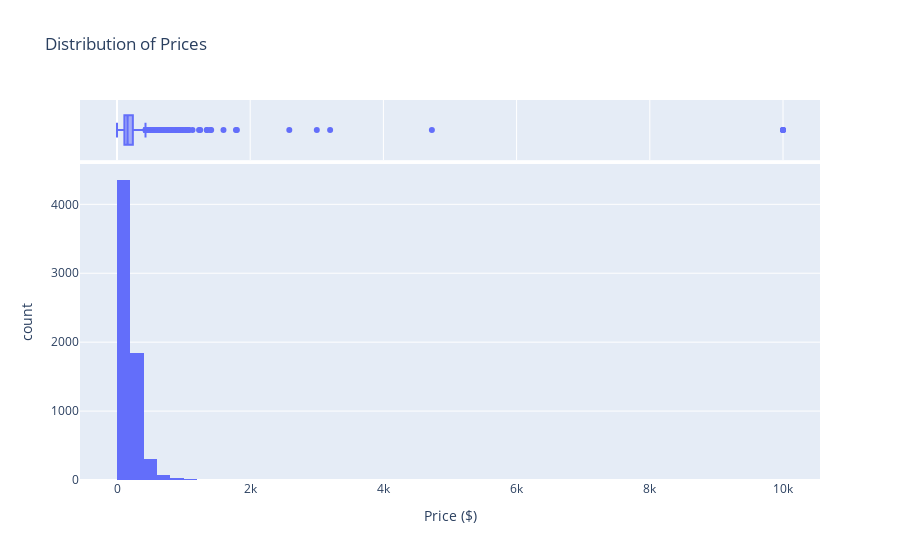
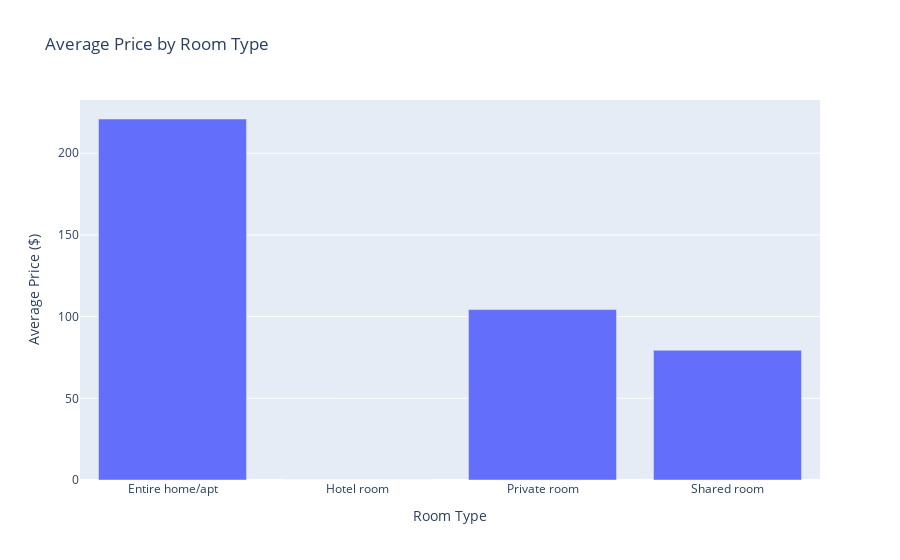
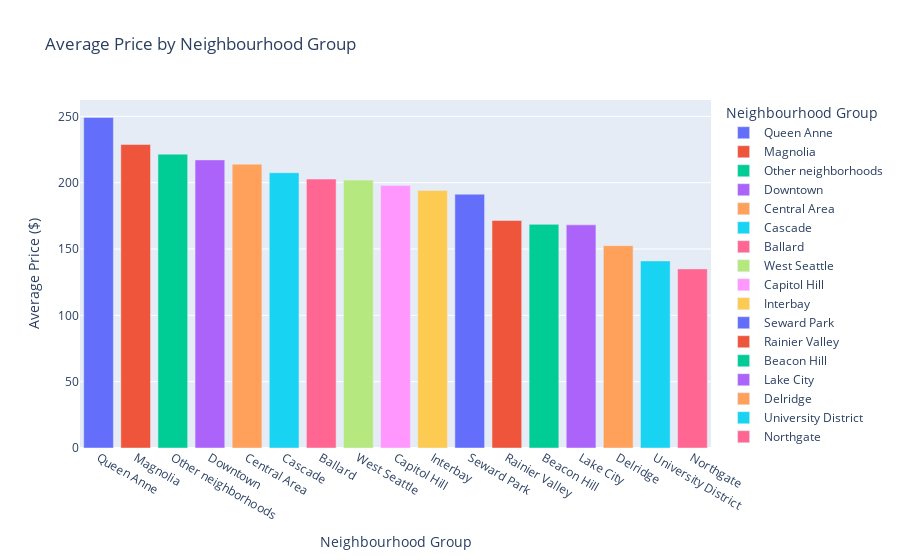

Write notebook code for charts like these, in order.
### Code cell
import plotly.express as px
import pandas as pd
import os

# Ensure the "plot" folder exists or create it
if not os.path.exists("plot"):
    os.mkdir("plot")

# Load the dataset
df_listings = pd.read_csv("../backend/listings.csv")

# Distribution of prices across all listings
fig1 = px.histogram(df_listings, x="price", title="Distribution of Prices", nbins=100,
                    labels={"price": "Price ($)"}, marginal="box")
fig1.write_html("plot/price_distribution.html")

# Average price by room type
fig2 = px.bar(df_listings.groupby("room_type")["price"].mean().reset_index(),
              x="room_type", y="price", title="Average Price by Room Type",
              labels={"room_type": "Room Type", "price": "Average Price ($)"})
fig2.write_html("plot/avg_price_room_type.html")

# Average price by neighbourhood group
fig3 = px.bar(df_listings.groupby("neighbourhood_group")["price"].mean().sort_values(ascending=False).reset_index(),
              x="neighbourhood_group", y="price", title="Average Price by Neighbourhood Group",
              labels={"neighbourhood_group": "Neighbourhood Group",
                      "price": "Average Price ($)"},
              color="neighbourhood_group")
fig3.write_html("plot/avg_price_neighbourhood.html")

# Show the figures
fig1.show()
fig2.show()
fig3.show()

### Figure 1 — Plotly figure (JSON) as saved in the notebook; plotly's stock layout.template omitted (floating-point values rounded to 4 significant figures; data arrays with more than 128 entries replaced by an {"elided": "..."} marker saying what was removed)
{"data": [{"alignmentgroup": "True", "bingroup": "x", "hovertemplate": "Price ($)=%{x}<br>count=%{y}<extra></extra>", "legendgroup": "", "marker": {"color": "#636efa", "pattern": {"shape": ""}}, "name": "", "nbinsx": 100, "offsetgroup": "", "orientation": "v", "showlegend": false, "type": "histogram", "x": {"elided": "6636 int values"}, "xaxis": "x", "yaxis": "y"}, {"alignmentgroup": "True", "hovertemplate": "Price ($)=%{x}<extra></extra>", "legendgroup": "", "marker": {"color": "#636efa"}, "name": "", "notched": true, "offsetgroup": "", "showlegend": false, "type": "box", "x": {"elided": "6636 int values"}, "xaxis": "x2", "yaxis": "y2"}], "layout": {"barmode": "relative", "legend": {"tracegroupgap": 0}, "title": {"text": "Distribution of Prices"}, "xaxis": {"anchor": "y", "domain": [0, 1], "title": {"text": "Price ($)"}}, "xaxis2": {"anchor": "y2", "domain": [0, 1], "matches": "x", "showgrid": true, "showticklabels": false}, "yaxis": {"anchor": "x", "domain": [0, 0.8316], "title": {"text": "count"}}, "yaxis2": {"anchor": "x2", "domain": [0.8416, 1], "matches": "y2", "showgrid": false, "showline": false, "showticklabels": false, "ticks": ""}}}

### Figure 2 — Plotly figure (JSON) as saved in the notebook; plotly's stock layout.template omitted (floating-point values rounded to 4 significant figures)
{"data": [{"alignmentgroup": "True", "hovertemplate": "Room Type=%{x}<br>Average Price ($)=%{y}<extra></extra>", "legendgroup": "", "marker": {"color": "#636efa", "pattern": {"shape": ""}}, "name": "", "offsetgroup": "", "orientation": "v", "showlegend": false, "textposition": "auto", "type": "bar", "x": ["Entire home/apt", "Hotel room", "Private room", "Shared room"], "xaxis": "x", "y": [220.9, 0, 104.3, 79.41], "yaxis": "y"}], "layout": {"barmode": "relative", "legend": {"tracegroupgap": 0}, "title": {"text": "Average Price by Room Type"}, "xaxis": {"anchor": "y", "domain": [0, 1], "title": {"text": "Room Type"}}, "yaxis": {"anchor": "x", "domain": [0, 1], "title": {"text": "Average Price ($)"}}}}

### Figure 3 — Plotly figure (JSON) as saved in the notebook; plotly's stock layout.template omitted (floating-point values rounded to 4 significant figures)
{"data": [{"alignmentgroup": "True", "hovertemplate": "Neighbourhood Group=%{x}<br>Average Price ($)=%{y}<extra></extra>", "legendgroup": "Queen Anne", "marker": {"color": "#636efa", "pattern": {"shape": ""}}, "name": "Queen Anne", "offsetgroup": "Queen Anne", "orientation": "v", "showlegend": true, "textposition": "auto", "type": "bar", "x": ["Queen Anne"], "xaxis": "x", "y": [249.2], "yaxis": "y"}, {"alignmentgroup": "True", "hovertemplate": "Neighbourhood Group=%{x}<br>Average Price ($)=%{y}<extra></extra>", "legendgroup": "Magnolia", "marker": {"color": "#EF553B", "pattern": {"shape": ""}}, "name": "Magnolia", "offsetgroup": "Magnolia", "orientation": "v", "showlegend": true, "textposition": "auto", "type": "bar", "x": ["Magnolia"], "xaxis": "x", "y": [228.8], "yaxis": "y"}, {"alignmentgroup": "True", "hovertemplate": "Neighbourhood Group=%{x}<br>Average Price ($)=%{y}<extra></extra>", "legendgroup": "Other neighborhoods", "marker": {"color": "#00cc96", "pattern": {"shape": ""}}, "name": "Other neighborhoods", "offsetgroup": "Other neighborhoods", "orientation": "v", "showlegend": true, "textposition": "auto", "type": "bar", "x": ["Other neighborhoods"], "xaxis": "x", "y": [221.5], "yaxis": "y"}, {"alignmentgroup": "True", "hovertemplate": "Neighbourhood Group=%{x}<br>Average Price ($)=%{y}<extra></extra>", "legendgroup": "Downtown", "marker": {"color": "#ab63fa", "pattern": {"shape": ""}}, "name": "Downtown", "offsetgroup": "Downtown", "orientation": "v", "showlegend": true, "textposition": "auto", "type": "bar", "x": ["Downtown"], "xaxis": "x", "y": [217.2], "yaxis": "y"}, {"alignmentgroup": "True", "hovertemplate": "Neighbourhood Group=%{x}<br>Average Price ($)=%{y}<extra></extra>", "legendgroup": "Central Area", "marker": {"color": "#FFA15A", "pattern": {"shape": ""}}, "name": "Central Area", "offsetgroup": "Central Area", "orientation": "v", "showlegend": true, "textposition": "auto", "type": "bar", "x": ["Central Area"], "xaxis": "x", "y": [214.0], "yaxis": "y"}, {"alignmentgroup": "True", "hovertemplate": "Neighbourhood Group=%{x}<br>Average Price ($)=%{y}<extra></extra>", "legendgroup": "Cascade", "marker": {"color": "#19d3f3", "pattern": {"shape": ""}}, "name": "Cascade", "offsetgroup": "Cascade", "orientation": "v", "showlegend": true, "textposition": "auto", "type": "bar", "x": ["Cascade"], "xaxis": "x", "y": [207.5], "yaxis": "y"}, {"alignmentgroup": "True", "hovertemplate": "Neighbourhood Group=%{x}<br>Average Price ($)=%{y}<extra></extra>", "legendgroup": "Ballard", "marker": {"color": "#FF6692", "pattern": {"shape": ""}}, "name": "Ballard", "offsetgroup": "Ballard", "orientation": "v", "showlegend": true, "textposition": "auto", "type": "bar", "x": ["Ballard"], "xaxis": "x", "y": [202.7], "yaxis": "y"}, {"alignmentgroup": "True", "hovertemplate": "Neighbourhood Group=%{x}<br>Average Price ($)=%{y}<extra></extra>", "legendgroup": "West Seattle", "marker": {"color": "#B6E880", "pattern": {"shape": ""}}, "name": "West Seattle", "offsetgroup": "West Seattle", "orientation": "v", "showlegend": true, "textposition": "auto", "type": "bar", "x": ["West Seattle"], "xaxis": "x", "y": [201.9], "yaxis": "y"}, {"alignmentgroup": "True", "hovertemplate": "Neighbourhood Group=%{x}<br>Average Price ($)=%{y}<extra></extra>", "legendgroup": "Capitol Hill", "marker": {"color": "#FF97FF", "pattern": {"shape": ""}}, "name": "Capitol Hill", "offsetgroup": "Capitol Hill", "orientation": "v", "showlegend": true, "textposition": "auto", "type": "bar", "x": ["Capitol Hill"], "xaxis": "x", "y": [197.8], "yaxis": "y"}, {"alignmentgroup": "True", "hovertemplate": "Neighbourhood Group=%{x}<br>Average Price ($)=%{y}<extra></extra>", "legendgroup": "Interbay", "marker": {"color": "#FECB52", "pattern": {"shape": ""}}, "name": "Interbay", "offsetgroup": "Interbay", "orientation": "v", "showlegend": true, "textposition": "auto", "type": "bar", "x": ["Interbay"], "xaxis": "x", "y": [194.0], "yaxis": "y"}, {"alignmentgroup": "True", "hovertemplate": "Neighbourhood Group=%{x}<br>Average Price ($)=%{y}<extra></extra>", "legendgroup": "Seward Park", "marker": {"color": "#636efa", "pattern": {"shape": ""}}, "name": "Seward Park", "offsetgroup": "Seward Park", "orientation": "v", "showlegend": true, "textposition": "auto", "type": "bar", "x": ["Seward Park"], "xaxis": "x", "y": [191.3], "yaxis": "y"}, {"alignmentgroup": "True", "hovertemplate": "Neighbourhood Group=%{x}<br>Average Price ($)=%{y}<extra></extra>", "legendgroup": "Rainier Valley", "marker": {"color": "#EF553B", "pattern": {"shape": ""}}, "name": "Rainier Valley", "offsetgroup": "Rainier Valley", "orientation": "v", "showlegend": true, "textposition": "auto", "type": "bar", "x": ["Rainier Valley"], "xaxis": "x", "y": [171.5], "yaxis": "y"}, {"alignmentgroup": "True", "hovertemplate": "Neighbourhood Group=%{x}<br>Average Price ($)=%{y}<extra></extra>", "legendgroup": "Beacon Hill", "marker": {"color": "#00cc96", "pattern": {"shape": ""}}, "name": "Beacon Hill", "offsetgroup": "Beacon Hill", "orientation": "v", "showlegend": true, "textposition": "auto", "type": "bar", "x": ["Beacon Hill"], "xaxis": "x", "y": [168.6], "yaxis": "y"}, {"alignmentgroup": "True", "hovertemplate": "Neighbourhood Group=%{x}<br>Average Price ($)=%{y}<extra></extra>", "legendgroup": "Lake City", "marker": {"color": "#ab63fa", "pattern": {"shape": ""}}, "name": "Lake City", "offsetgroup": "Lake City", "orientation": "v", "showlegend": true, "textposition": "auto", "type": "bar", "x": ["Lake City"], "xaxis": "x", "y": [168.2], "yaxis": "y"}, {"alignmentgroup": "True", "hovertemplate": "Neighbourhood Group=%{x}<br>Average Price ($)=%{y}<extra></extra>", "legendgroup": "Delridge", "marker": {"color": "#FFA15A", "pattern": {"shape": ""}}, "name": "Delridge", "offsetgroup": "Delridge", "orientation": "v", "showlegend": true, "textposition": "auto", "type": "bar", "x": ["Delridge"], "xaxis": "x", "y": [152.5], "yaxis": "y"}, {"alignmentgroup": "True", "hovertemplate": "Neighbourhood Group=%{x}<br>Average Price ($)=%{y}<extra></extra>", "legendgroup": "University District", "marker": {"color": "#19d3f3", "pattern": {"shape": ""}}, "name": "University District", "offsetgroup": "University District", "orientation": "v", "showlegend": true, "textposition": "auto", "type": "bar", "x": ["University District"], "xaxis": "x", "y": [141.0], "yaxis": "y"}, {"alignmentgroup": "True", "hovertemplate": "Neighbourhood Group=%{x}<br>Average Price ($)=%{y}<extra></extra>", "legendgroup": "Northgate", "marker": {"color": "#FF6692", "pattern": {"shape": ""}}, "name": "Northgate", "offsetgroup": "Northgate", "orientation": "v", "showlegend": true, "textposition": "auto", "type": "bar", "x": ["Northgate"], "xaxis": "x", "y": [135.0], "yaxis": "y"}], "layout": {"barmode": "relative", "legend": {"title": {"text": "Neighbourhood Group"}, "tracegroupgap": 0}, "title": {"text": "Average Price by Neighbourhood Group"}, "xaxis": {"anchor": "y", "categoryarray": ["Queen Anne", "Magnolia", "Other neighborhoods", "Downtown", "Central Area", "Cascade", "Ballard", "West Seattle", "Capitol Hill", "Interbay", "Seward Park", "Rainier Valley", "Beacon Hill", "Lake City", "Delridge", "University District", "Northgate"], "categoryorder": "array", "domain": [0, 1], "title": {"text": "Neighbourhood Group"}}, "yaxis": {"anchor": "x", "domain": [0, 1], "title": {"text": "Average Price ($)"}}}}
